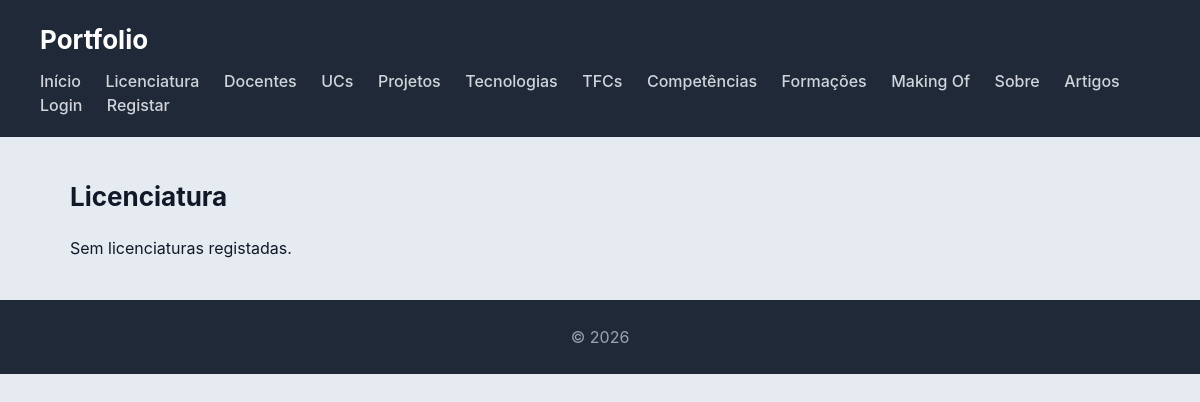
Before: /portfolio/licenciatura/ with the older database file.
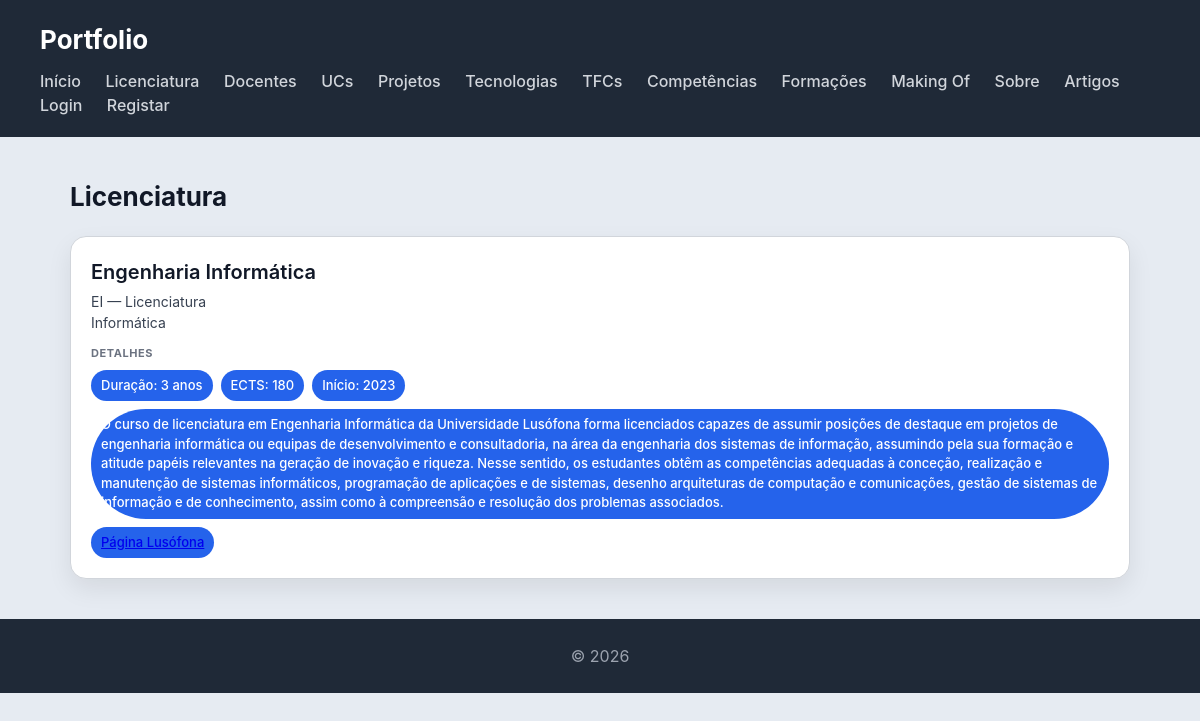
After: the same page with the newer database file.
### portfolio/models.py (models this page shows, shortened)
class Licenciatura(models.Model):
    GRAU_CHOICES = [
        ('licenciatura', 'Licenciatura'),
        ('mestrado', 'Mestrado'),
        ('doutoramento', 'Doutoramento'),
        ('ctesp', 'CTeSP'),
    ]
    nome = models.CharField(max_length=200)
    sigla = models.CharField(max_length=20)
    grau = models.CharField(max_length=20, choices=GRAU_CHOICES)
    area_cientifica = models.CharField(max_length=200)
    duracao_anos = models.IntegerField()
    ects_total = models.IntegerField()
    descricao = models.TextField()
    url_lusofona = models.URLField()
    logo = models.ImageField(upload_to='licenciatura/', blank=True, null=True)
    ano_inicio = models.IntegerField()
    class Meta:
        verbose_name = 'Licenciatura'
        verbose_name_plural = 'Licenciaturas'

### portfolio/views.py (the view)
# urls.py: path('licenciatura/', views.licenciatura_view, name='licenciatura'),
def licenciatura_view(request):
    licenciaturas = Licenciatura.objects.prefetch_related('unidades_curriculares').all()
    return render(request, 'portfolio/licenciatura.html', {'licenciaturas': licenciaturas})

### portfolio/templates/portfolio/licenciatura.html (shortened to what this page needs)
{% extends "portfolio/base.html" %}
{% block content %}
<h2>Licenciatura</h2>
<section>
    {% for lic in licenciaturas %}
    <article>
        <header>
            <h3>{{ lic.nome }}</h3>
            <p>{{ lic.sigla }} &mdash; {{ lic.get_grau_display }}</p>
            <p>{{ lic.area_cientifica }}</p>
        </header>
        <section>
            <h4>Detalhes</h4>
            <ul>
                <li>Duração: {{ lic.duracao_anos }} anos</li>
                <li>ECTS: {{ lic.ects_total }}</li>
                <li>Início: {{ lic.ano_inicio }}</li>
                <li>{{ lic.descricao }}</li>
                {% if lic.url_lusofona %}<li><a href="{{ lic.url_lusofona }}" target="_blank">Página Lusófona</a></li>{% endif %}
            </ul>
        </section>
    </article>
    {% empty %}
    <p>Sem licenciaturas registadas.</p>
    {% endfor %}
</section>
{% endblock %}

Changed rows visible on the page:
added Licenciatura: nome "Engenharia Informática", sigla "EI", grau "Licenciatura", area_cientifica "Informática", duracao_anos "3", ects_total "180", ano_inicio "2023", descricao "O curso de licenciatura em Engenharia Informática da Universidade Lusófona forma licenciados capazes de assumir posições de destaque em projetos de engenharia informática ou equipas de desenvolvimento e consultadoria, na área da engenharia dos sistemas de informação, assumindo pela sua formação e atitude papéis relevantes na geração de inovação e riqueza. Nesse sentido, os estudantes obtêm as competências adequadas à conceção, realização e manutenção de sistemas informáticos, programação de aplicações e de sistemas, desenho arquiteturas de computação e comunicações, gestão de sistemas de informação e de conhecimento, assim como à compreensão e resolução dos problemas associados."
Other visible differences:
text no longer shown: "Sem licenciaturas registadas."
